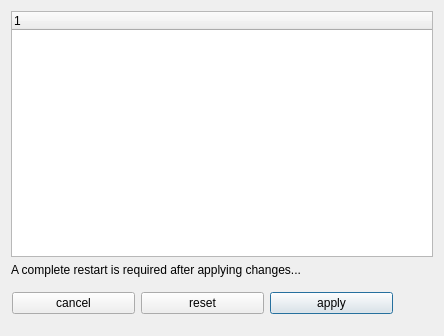
<?xml version="1.0" encoding="UTF-8"?>
<ui version="4.0">
 <class>ViewerPreferences</class>
 <widget class="QDialog" name="ViewerPreferences">
  <property name="geometry">
   <rect>
    <x>0</x>
    <y>0</y>
    <width>444</width>
    <height>336</height>
   </rect>
  </property>
  <property name="windowTitle">
   <string>Viewer Preferences</string>
  </property>
  <property name="modal">
   <bool>true</bool>
  </property>
  <layout class="QGridLayout" name="gridLayout">
   <item row="0" column="0">
    <widget class="QTreeWidget" name="treeWidget">
     <property name="minimumSize">
      <size>
       <width>420</width>
       <height>236</height>
      </size>
     </property>
     <column>
      <property name="text">
       <string notr="true">1</string>
      </property>
     </column>
    </widget>
   </item>
   <item row="2" column="0">
    <widget class="QWidget" name="button_box" native="true">
     <property name="minimumSize">
      <size>
       <width>200</width>
       <height>42</height>
      </size>
     </property>
     <property name="mouseTracking">
      <bool>false</bool>
     </property>
     <widget class="QWidget" name="horizontalLayoutWidget">
      <property name="geometry">
       <rect>
        <x>1</x>
        <y>0</y>
        <width>381</width>
        <height>41</height>
       </rect>
      </property>
      <layout class="QHBoxLayout" name="horizontalLayout">
       <item>
        <widget class="QPushButton" name="cancel">
         <property name="toolTip">
          <string>undo any unapplied changes</string>
         </property>
         <property name="whatsThis">
          <string/>
         </property>
         <property name="text">
          <string>cancel</string>
         </property>
        </widget>
       </item>
       <item>
        <widget class="QPushButton" name="reset">
         <property name="toolTip">
          <string>reset preferences to originial viewer preferences (restart required)</string>
         </property>
         <property name="whatsThis">
          <string/>
         </property>
         <property name="text">
          <string>reset</string>
         </property>
        </widget>
       </item>
       <item>
        <widget class="QPushButton" name="apply">
         <property name="toolTip">
          <string>apply any changes made to the default values (restart required)</string>
         </property>
         <property name="text">
          <string>apply</string>
         </property>
         <property name="default">
          <bool>true</bool>
         </property>
        </widget>
       </item>
      </layout>
     </widget>
    </widget>
   </item>
   <item row="1" column="0">
    <widget class="QLabel" name="label">
     <property name="text">
      <string>A complete restart is required after applying changes...</string>
     </property>
    </widget>
   </item>
  </layout>
 </widget>
 <resources/>
 <connections/>
</ui>
